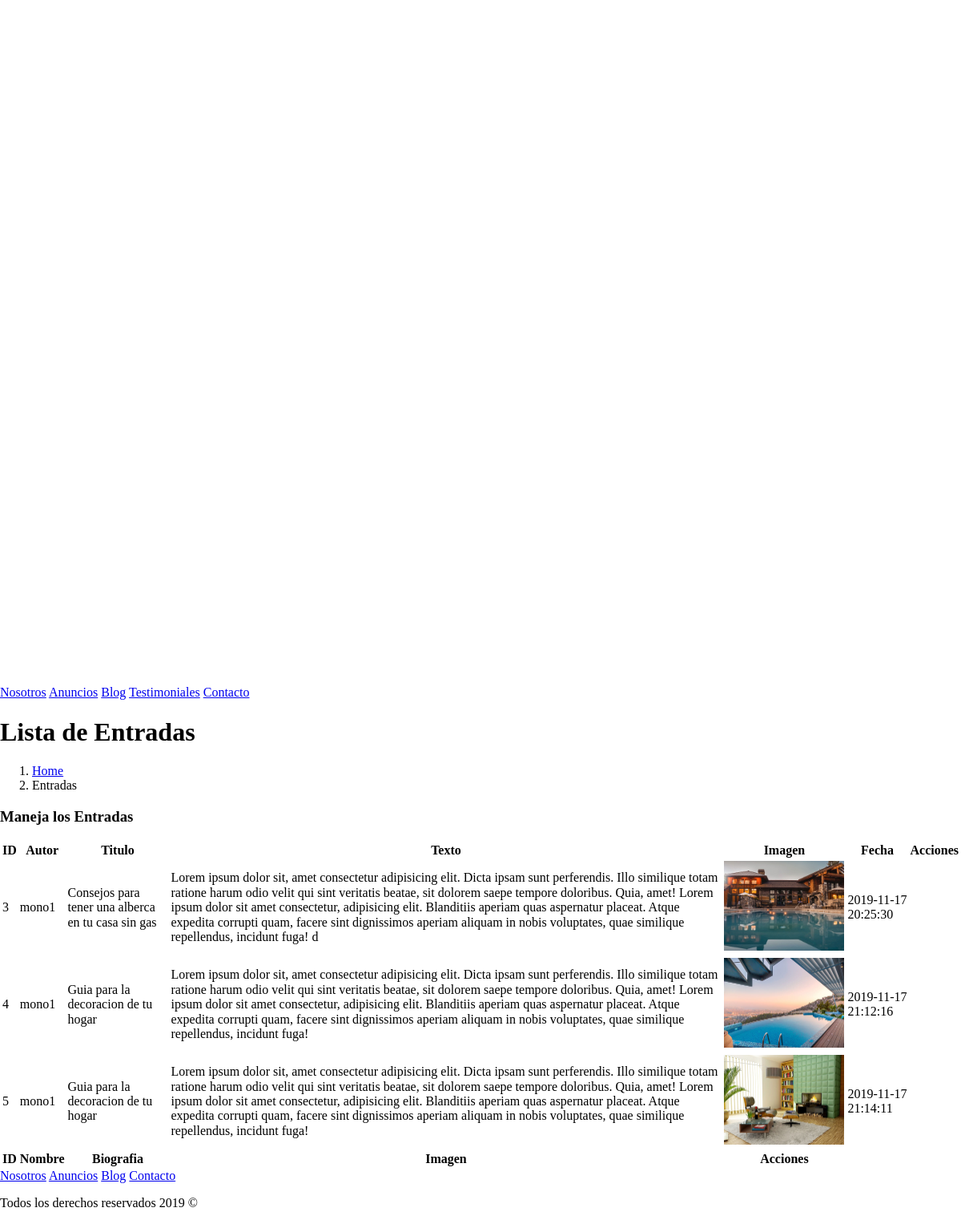
/admin/lista-entrada.php (signed in), run on the app's committed database.
### tables this page shows
CREATE TABLE `entradas` (
  `id_Entrada` int(11) NOT NULL,
  `autor` int(11) NOT NULL,
  `titulo` varchar(50) NOT NULL,
  `texto` text NOT NULL,
  `url_imagen` varchar(50) NOT NULL,
  `fecha` datetime NOT NULL
);

### admin/lista-entrada.php (the view, shortened to what this page needs)
<?php
  include_once 'funciones/funciones.php' ;
  include_once 'templates/header.php' ;
?>
  <div class="content-wrapper">
    <section class="content-header">
      <div class="container-fluid">
        <div class="row mb-2">
          <div class="col-sm-6">
            <h1>Lista de Entradas</h1>
          </div>
          <div class="col-sm-6">
            <ol class="breadcrumb float-sm-right">
              <li class="breadcrumb-item"><a href="#">Home</a></li>
              <li class="breadcrumb-item active">Entradas</li>
            </ol>
          </div>
        </div>
      </div>
    </section>
    <section class="content">
      <div class="row">
        <div class="col-12">
          <div class="card">
            <div class="card-header">
              <h3 class="card-title">Maneja los Entradas</h3>
            </div>
            <div class="card-body ">
              <table id="registros" class="table table-bordered table-striped ">
                <thead>
                <tr>
                  <th>ID</th>
                  <th>Autor</th>
                  <th>Titulo</th>
                  <th>Texto</th>
                  <th>Imagen</th>
                  <th>Fecha</th>
                  <th>Acciones</th>
                </tr>
                </thead>
                <tbody>
                    <?php
                        try {
                            $sql = "SELECT id_Entrada, nombre, titulo, texto, url_imagen, fecha FROM entradas";
                            $sql .= " INNER JOIN admins ";
                            $sql .= " ON entradas.autor=admins.id_admin";
                            $sql .= " ORDER BY id_entrada";
                            $resultado = $conn->query($sql);
                        } catch (Exception $e) {
                            $error = $e->getMessage();
                            echo $error;
                        }
                        while($entrada = $resultado->fetch_assoc()){
                    ?>
                            <tr>
                                <td><?php echo $entrada['id_Entrada']; ?></td>
                                <td><?php echo $entrada['nombre'];?></td>
                                <td><?php echo $entrada['titulo']; ?></td>
                                <td><?php echo $entrada['texto']; ?></td>
                                <td>
                                    <img src="../img/<?php echo $entrada['url_imagen'];?>" alt="Imagen invitado" width="150">
                                </td>
                                <td><?php echo $entrada['fecha']; ?></td>
                                <td>
                                </td>
                            </tr>
                    <?php
                        }
                    ?>
                </tbody>
                <tfoot>
                <tr>
                  <th>ID</th>
                  <th>Nombre</th>
                  <th>Biografia</th>
                  <th>Imagen</th>
                  <th>Acciones</th>
                </tr>
                </tfoot>
              </table>
            </div>
          </div>
        </div>
      </div>
    </section>
  </div>
  <?php include_once 'templates/footer.php'; ?>

### data on the page
entradas: id_Entrada "3", autor.nombre "mono1", titulo "Consejos para tener una alberca en tu casa sin gas", texto "Lorem ipsum dolor sit, amet consectetur adipisicing elit. Dicta ipsam sunt perferendis. Illo similique totam ratione harum odio velit qui sint veritatis beatae, sit dolorem saepe tempore doloribus. Quia, amet! Lorem ipsum dolor sit amet consectetur, adipisicing elit. Blanditiis aperiam quas aspernatur placeat. Atque expedita corrupti quam, facere sint dignissimos aperiam aliquam in nobis voluptates, quae similique repellendus, incidunt fuga! d", url_imagen (picture), fecha "2019-11-17 20:25:30"
entradas: id_Entrada "4", autor.nombre "mono1", titulo "Guia para la decoracion de tu hogar", texto "Lorem ipsum dolor sit, amet consectetur adipisicing elit. Dicta ipsam sunt perferendis. Illo similique totam ratione harum odio velit qui sint veritatis beatae, sit dolorem saepe tempore doloribus. Quia, amet! Lorem ipsum dolor sit amet consectetur, adipisicing elit. Blanditiis aperiam quas aspernatur placeat. Atque expedita corrupti quam, facere sint dignissimos aperiam aliquam in nobis voluptates, quae similique repellendus, incidunt fuga!", url_imagen (picture), fecha "2019-11-17 21:12:16"
entradas: id_Entrada "5", autor.nombre "mono1", titulo "Guia para la decoracion de tu hogar", texto "Lorem ipsum dolor sit, amet consectetur adipisicing elit. Dicta ipsam sunt perferendis. Illo similique totam ratione harum odio velit qui sint veritatis beatae, sit dolorem saepe tempore doloribus. Quia, amet! Lorem ipsum dolor sit amet consectetur, adipisicing elit. Blanditiis aperiam quas aspernatur placeat. Atque expedita corrupti quam, facere sint dignissimos aperiam aliquam in nobis voluptates, quae similique repellendus, incidunt fuga!", url_imagen (picture), fecha "2019-11-17 21:14:11"
